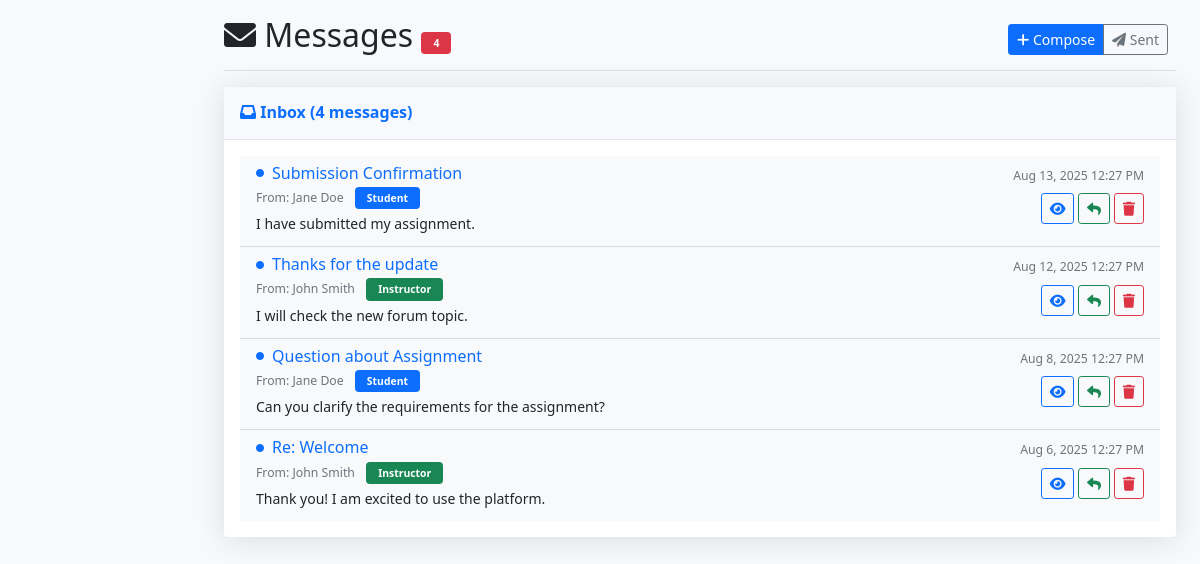
Screenshot of /messages/inbox.php (signed in) with the database file from the repository.
### tables this page shows
CREATE TABLE messages (
    id INT PRIMARY KEY AUTO_INCREMENT,
    sender_id INT NOT NULL,
    recipient_id INT NOT NULL,
    subject VARCHAR(200),
    content TEXT NOT NULL,
    sent_at TIMESTAMP DEFAULT CURRENT_TIMESTAMP,
    read_at TIMESTAMP NULL,
    is_deleted_by_sender BOOLEAN DEFAULT FALSE,
    is_deleted_by_recipient BOOLEAN DEFAULT FALSE,
    FOREIGN KEY (sender_id) REFERENCES users(id) ON DELETE CASCADE,
    FOREIGN KEY (recipient_id) REFERENCES users(id) ON DELETE CASCADE
);

CREATE TABLE users (
    id INT PRIMARY KEY AUTO_INCREMENT,
    username VARCHAR(50) UNIQUE NOT NULL,
    email VARCHAR(100) UNIQUE NOT NULL,
    password VARCHAR(255) NOT NULL,
    first_name VARCHAR(50) NOT NULL,
    last_name VARCHAR(50) NOT NULL,
    role ENUM('student', 'instructor', 'admin') NOT NULL,
    profile_image VARCHAR(255),
    created_at TIMESTAMP DEFAULT CURRENT_TIMESTAMP,
    updated_at TIMESTAMP DEFAULT CURRENT_TIMESTAMP ON UPDATE CURRENT_TIMESTAMP
);

### config/database.php (called while the page is built, shortened)
<?php
function formatDate($date) {
    return date('M j, Y g:i A', strtotime($date));
}
?>

### messages/inbox.php (the view, shortened to what this page needs)
<?php
require_once '../config/database.php';
$database = new Database();
$db = $database->getConnection();
$query = "SELECT m.*,
          sender.first_name as sender_first_name, sender.last_name as sender_last_name,
          sender.role as sender_role
          FROM messages m
          JOIN users sender ON m.sender_id = sender.id
          WHERE m.recipient_id = ? AND m.is_deleted_by_recipient = FALSE
          ORDER BY m.sent_at DESC";
$stmt = $db->prepare($query);
$stmt->execute([$_SESSION['user_id']]);
$messages = $stmt->fetchAll(PDO::FETCH_ASSOC);
$query = "SELECT COUNT(*) as unread_count FROM messages WHERE recipient_id = ? AND read_at IS NULL AND is_deleted_by_recipient = FALSE";
$stmt = $db->prepare($query);
$stmt->execute([$_SESSION['user_id']]);
$unread_count = $stmt->fetch(PDO::FETCH_ASSOC)['unread_count'];
?>
<!DOCTYPE html>
<html lang="en">
<head>
    <link href="https://cdn.jsdelivr.net/npm/bootstrap@5.1.3/dist/css/bootstrap.min.css" rel="stylesheet">
    <link href="https://cdnjs.cloudflare.com/ajax/libs/font-awesome/6.0.0/css/all.min.css" rel="stylesheet">
    <link href="../assets/css/dashboard.css" rel="stylesheet">
</head>
<body>
    <div class="container-fluid">
        <div class="row">
            <main class="col-md-9 ms-sm-auto col-lg-10 px-md-4">
                <div class="d-flex justify-content-between flex-wrap flex-md-nowrap align-items-center pt-3 pb-2 mb-3 border-bottom">
                    <h1 class="h2">
                        <i class="fas fa-envelope"></i> Messages
                        <?php if ($unread_count > 0): ?>
                            <span class="badge bg-danger"><?php echo $unread_count; ?></span>
                        <?php endif; ?>
                    </h1>
                    <div class="btn-toolbar mb-2 mb-md-0">
                        <div class="btn-group me-2">
                            <a href="compose.php" class="btn btn-sm btn-primary">
                                <i class="fas fa-plus"></i> Compose
                            </a>
                            <a href="sent.php" class="btn btn-sm btn-outline-secondary">
                                <i class="fas fa-paper-plane"></i> Sent
                            </a>
                        </div>
                    </div>
                </div>
                <div class="row">
                    <div class="col-12">
                        <div class="card shadow">
                            <div class="card-header py-3">
                                <h6 class="m-0 font-weight-bold text-primary">
                                    <i class="fas fa-inbox"></i> Inbox (<?php echo count($messages); ?> messages)
                                </h6>
                            </div>
                            <div class="card-body">
                                <?php if (empty($messages)): ?>
                                    <div class="text-center py-4">
                                        <i class="fas fa-inbox fa-3x text-gray-300 mb-3"></i>
                                        <p class="text-muted">Your inbox is empty.</p>
                                        <a href="compose.php" class="btn btn-primary">Send your first message</a>
                                    </div>
                                <?php else: ?>
                                    <div class="list-group list-group-flush">
                                        <?php foreach ($messages as $message): ?>
                                            <div class="list-group-item <?php echo is_null($message['read_at']) ? 'bg-light' : ''; ?>">
                                                <div class="d-flex w-100 justify-content-between align-items-start">
                                                    <div class="flex-grow-1">
                                                        <div class="d-flex align-items-center mb-1">
                                                            <?php if (is_null($message['read_at'])): ?>
                                                                <i class="fas fa-circle text-primary me-2" style="font-size: 0.5rem;"></i>
                                                            <?php endif; ?>
                                                            <h6 class="mb-0">
                                                                <a href="view.php?id=<?php echo $message['id']; ?>" class="text-decoration-none">
                                                                    <?php echo htmlspecialchars($message['subject'] ?: 'No Subject'); ?>
                                                                </a>
                                                            </h6>
                                                        </div>
                                                        <p class="mb-1 text-muted small">
                                                            From: <?php echo htmlspecialchars($message['sender_first_name'] . ' ' . $message['sender_last_name']); ?>
                                                            <span class="badge bg-<?php echo $message['sender_role'] == 'instructor' ? 'success' : 'primary'; ?> ms-2">
                                                                <?php echo ucfirst($message['sender_role']); ?>
                                                            </span>
                                                        </p>
                                                        <p class="mb-1 text-truncate" style="max-width: 500px;">
                                                            <?php echo htmlspecialchars(substr($message['content'], 0, 100)) . (strlen($message['content']) > 100 ? '...' : ''); ?>
                                                        </p>
                                                    </div>
                                                    <div class="text-end">
                                                        <small class="text-muted"><?php echo formatDate($message['sent_at']); ?></small>
                                                        <div class="mt-2">
                                                            <a href="view.php?id=<?php echo $message['id']; ?>" class="btn btn-sm btn-outline-primary">
                                                                <i class="fas fa-eye"></i>
                                                            </a>
                                                            <a href="reply.php?id=<?php echo $message['id']; ?>" class="btn btn-sm btn-outline-success">
                                                                <i class="fas fa-reply"></i>
                                                            </a>
                                                            <button class="btn btn-sm btn-outline-danger" onclick="deleteMessage(<?php echo $message['id']; ?>)">
                                                                <i class="fas fa-trash"></i>
                                                            </button>
                                                        </div>
                                                    </div>
                                                </div>
                                            </div>
                                        <?php endforeach; ?>
                                    </div>
                                <?php endif; ?>
                            </div>
                        </div>
                    </div>
                </div>
            </main>
        </div>
    </div>
</body>
</html>

### assets/css/dashboard.css (style rules this page uses)
body { font-size: .875rem; background-color: #f8f9fc; }
.card { box-shadow: 0 0.15rem 1.75rem 0 rgba(58, 59, 69, 0.15) !important; border: none; }
.card-header { background-color: #f8f9fc; border-bottom: 1px solid #e3e6f0; }
.font-weight-bold { font-weight: 700 !important; }
.btn { border-radius: 0.35rem; font-weight: 400; }
.btn-sm { padding: 0.25rem 0.5rem; font-size: 0.875rem; border-radius: 0.2rem; }
.badge { font-weight: 600; font-size: 0.65rem; padding: 0.375rem 0.75rem; }
.text-truncate { overflow: hidden; text-overflow: ellipsis; white-space: nowrap; }
.shadow { box-shadow: 0 0.15rem 1.75rem 0 rgba(58, 59, 69, 0.15) !important; }

### rows the page displays
messages: subject "Submission Confirmation", sender.last_name "Jane Doe", sender.role "Student", content "I have submitted my assignment.", sent_at "Aug 13, 2025 12:27 PM"
messages: subject "Thanks for the update", sender.last_name "John Smith", sender.role "Instructor", content "I will check the new forum topic.", sent_at "Aug 12, 2025 12:27 PM"
messages: subject "Question about Assignment", sender.last_name "Jane Doe", sender.role "Student", content "Can you clarify the requirements for the assignment?", sent_at "Aug 8, 2025 12:27 PM"
messages: subject "Re: Welcome", sender.last_name "John Smith", sender.role "Instructor", content "Thank you! I am excited to use the platform.", sent_at "Aug 6, 2025 12:27 PM"

### other values shown
$unread_count "4"
count($messages) "4"
